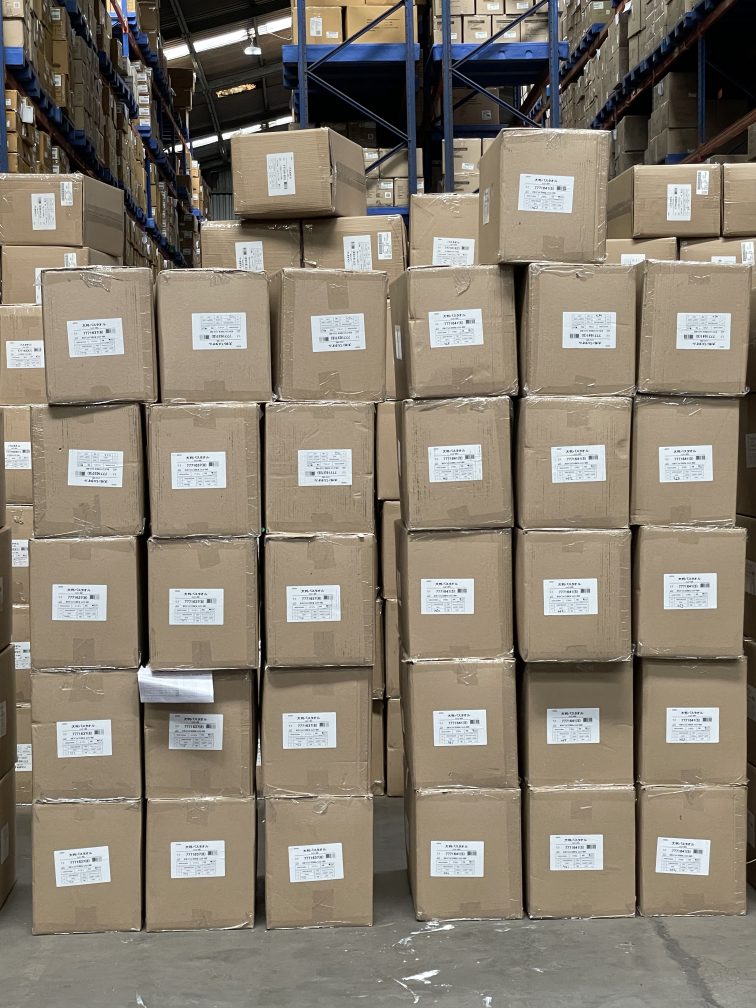
#> input picture Box Detection and Counting/task_2.jpg, 3024 x 4032 px, found by its file name (shown at 1/4 size)
$ python Box_Detection.py
#> lines starting #> are read from the running program, lines starting #| are printed output that depends on the picture; after the words box and inside, x2 and y2 are one past the last pixel; in counts of white or black regions, pixels touching at a corner belong together
import cv2

# reading image
image = cv2.imread('D:\AI-ML\Data-Resolute-AI-Internship\\task_2.jpg')
#> image is the input picture: shape (4032, 3024, 3); mean B, G, R 111.9, 125.9, 134.7
scale_percent = 20 # percent of original size
width = int(image.shape[1] * scale_percent / 100)
#> width = 604
height = int(image.shape[0] * scale_percent / 100)
#> height = 806
dim = (width, height)
#> dim = (604, 806)
image = cv2.resize(image, dim, interpolation = cv2.INTER_AREA)
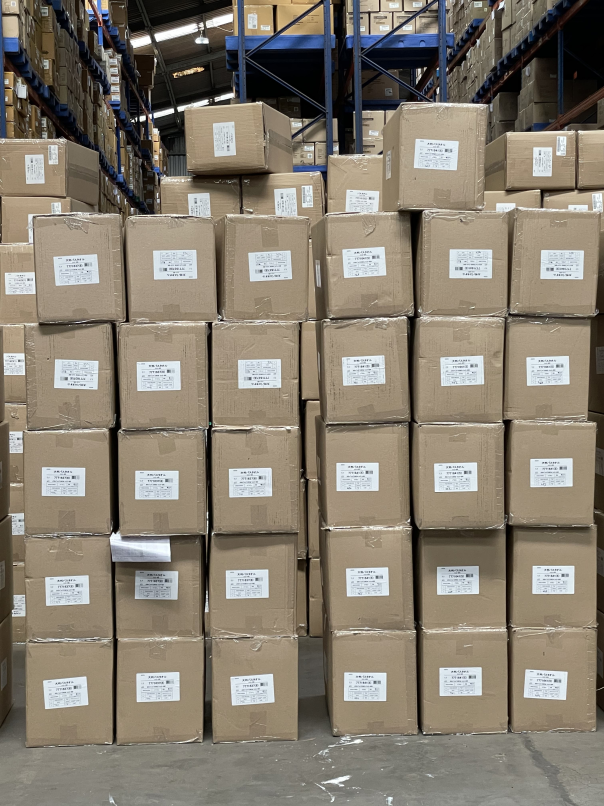
#> image: shape (806, 604, 3); mean B, G, R 111.9, 125.9, 134.7
# thresholding the image
ret,thresh = cv2.threshold(image, 10*10, 255, cv2.THRESH_BINARY_INV)
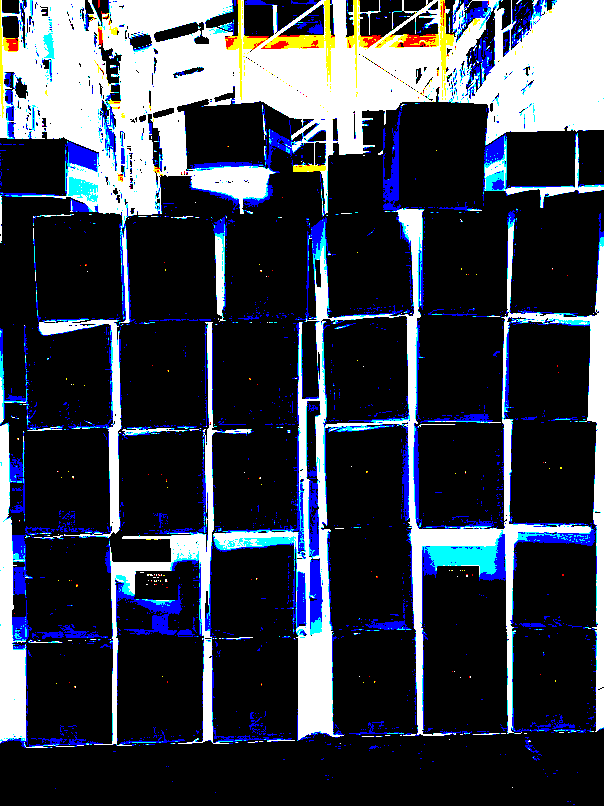
#> thresh: shape (806, 604, 3); mean B, G, R 72.9, 61.1, 55.7
#> ret = 100
edged = cv2.cvtColor(thresh, cv2.COLOR_BGR2GRAY)
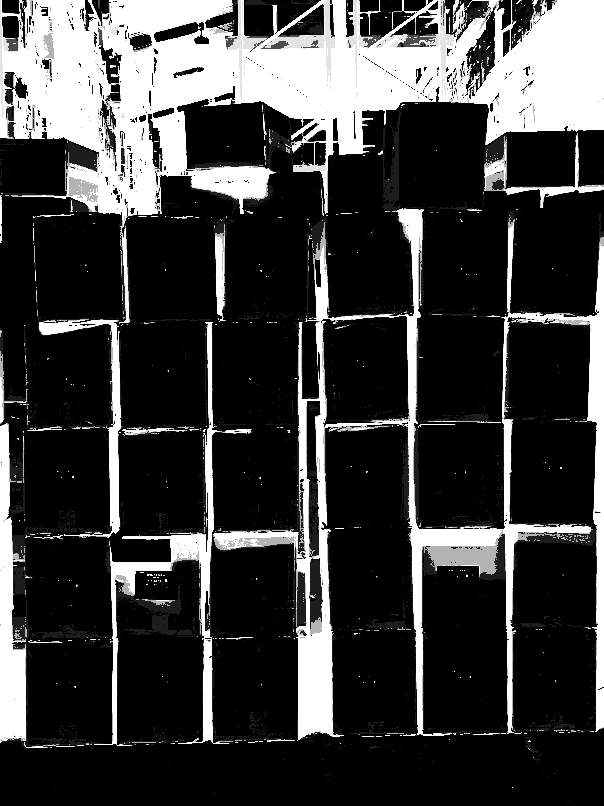
#> edged: shape (806, 604); min 0, max 255, mean 60.8
cv2.imshow('check', edged)

contours,h = cv2.findContours(edged, cv2.RETR_TREE,
                    cv2.CHAIN_APPROX_SIMPLE)
#> contours = 1914 contours, 1783 with area under 20; largest, box (x1, y1, x2, y2) and area: (0, 0, 604, 538) 93046, (213, 111, 604, 741) 61228, (504, 320, 598, 530) 16572, (0, 322, 295, 748) 14888, (321, 315, 410, 425) 8571; h = 1914 rows, first 6: [1, -1, -1, -1], [2, 0, -1, -1], [3, 1, -1, -1], [4, 2, -1, -1], [5, 3, -1, -1], [6, 4, -1, -1]
#cv2.imshow('img', thresh)

# looping through contours
num =0
for cnt in contours:

    x, y, w, h = cv2.boundingRect(cnt)
    if w > 50 and h > 50:

        #ADDED SIZE CRITERION TO REMOVE NOISES
        size = cv2.contourArea(cnt)
        if size > 500:
            num =num + 1
            #CHANGED DRAWING CONTOURS WITH RECTANGLE
            cv2.rectangle(image,(x,y),(x+w,y+h),(0,215,255),2)
#> this loop made 1914 passes
#> (x, y, w, h, size) on passes 825, 1148, 1285, 1320, 1420, 1627: (0, 322, 295, 426, 14888.5), (213, 111, 391, 630, 61228.5), (504, 320, 94, 210, 16571.5), (321, 315, 89, 110, 8571), (0, 0, 604, 538, 93045.5), (176, 98, 127, 72, 5810.5)
#> (x, y, w, h) on passes 2, 4, 5, 6, 7, 9: (570, 801, 1, 1), (215, 792, 1, 1), (55, 788, 1, 1), (512, 787, 1, 1), (172, 781, 1, 1), (332, 777, 1, 1)
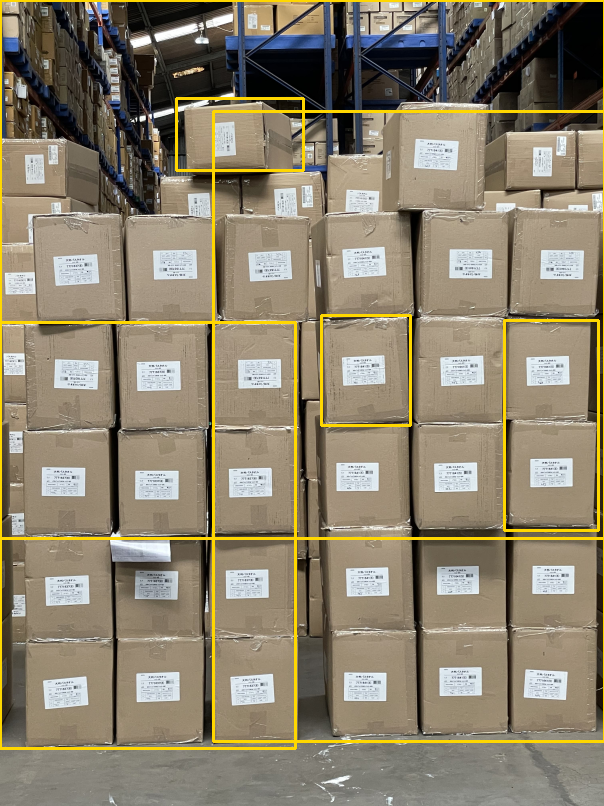
#> image: shape (806, 604, 3); 3.42% of pixels changed, all inside (x1, y1, x2, y2) = (0, 0, 604, 750)
#> after the loop, num = 6

print (num)
#| 6
cv2.imshow('img', image)
cv2.waitKey(0)
cv2.destroyAllWindows()
